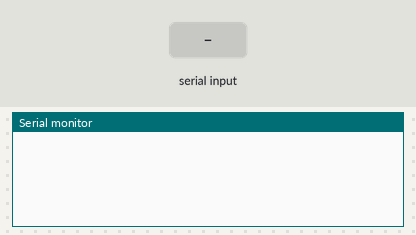
Recording of a sketch running on a simulated Arduino Mega 2560, built with avr-gcc and run on an emulated ATmega2560. Shown: the last lines printed to the serial monitor. The inputs (shaded band) are chosen by the test bench.

Above: at 1.2 s.
1.3 s: "sp" received over Serial
At 2.7 s:
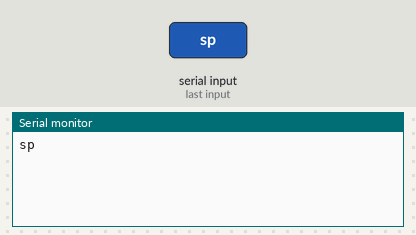
3.8 s: "gp" received over Serial
At 5.8 s:
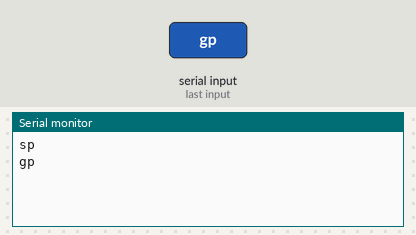
6.2 s: "sv" received over Serial
At 7.6 s:
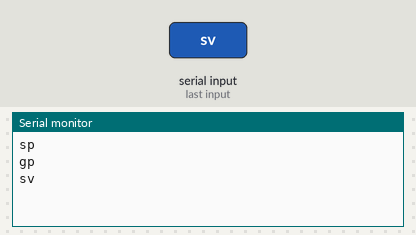
8.6 s: "sc" received over Serial
At 10.7 s:
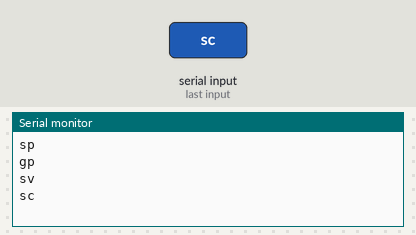
11.1 s: "90,45\n" received over Serial
At 12.6 s:
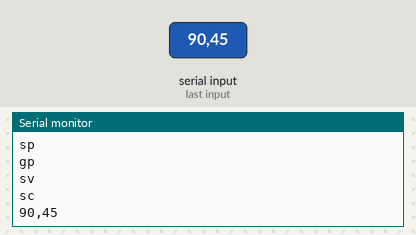
13.6 s: "0\n" received over Serial
At 15.7 s:
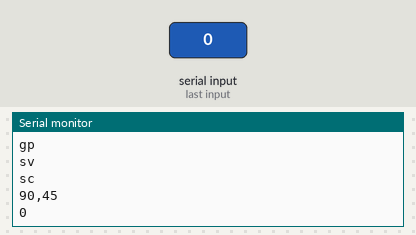

The sketch:

uart_sketch.ino
```cpp
void setup() {
  // put your setup code here, to run once:
  Serial.begin(115200);
  Serial1.begin(115200);

  setPos(0);
}


// 0x0 = set position (signed)
// 0x1 = get position
// 0x2 = set velocity (signed)
// 0x3 = get velocity
// 0x4 = set max current


int32_t setPos(int32_t pos){
  uint32_t command = 0x01; // differentiates different commands
  uint8_t buf[4];
  buf[0] = command;
  buf[1] = (pos>>16) & 0x000000FF;
  buf[2] = (pos>>8) & 0x000000FF;
  buf[3] = (pos & 0x000000FF);

  Serial1.write(buf, 4);

  return 0;
}


int32_t setVel(int32_t vel){
  uint32_t command = 0x04; // differentiates different commands
  uint8_t buf[4];
  buf[0] = command;
  buf[1] = (vel>>16) & 0x000000FF;
  buf[2] = (vel>>8) & 0x000000FF;
  buf[3] = (vel & 0x000000FF);

  Serial1.write(buf, 4);

  return 0;
}

//current range: 0-31
int32_t setCur(uint32_t cur){
  uint32_t command = 0x0F; // differentiates different commands
  uint8_t buf[4];
  buf[0] = command;
  buf[1] = 0;
  buf[2] = 0;
  buf[3] = (cur & 0x000000FF);

  Serial1.write(buf, 4);

  return 0;
}

int32_t getPos(void){
  uint8_t command = 0x02; // get position command
  uint8_t buf[4];
  buf[0] = command;
  buf[1] = 0;
  buf[2] = 0;
  buf[3] = 0;

  int8_t pos_arr[3];

  Serial1.write(buf, 4);

  // wait to receive 3 bytes of data
  while(Serial1.available() == 0);
  pos_arr[2] = Serial1.read();
//  Serial.print("1st byte");
//  Serial.println(pos_arr[2], HEX);
  while(Serial1.available() == 0);
  pos_arr[1] = Serial1.read();
//  Serial.print("2nd byte");
//  Serial.println(pos_arr[1], HEX);
  while(Serial1.available() == 0);
  pos_arr[0] = Serial1.read();
//  Serial.print("3rd byte");
//  Serial.println(pos_arr[0], HEX);

  Serial.println(pos_arr[0]);
  Serial.println(pos_arr[0]);
  Serial.println(pos_arr[0]);


  int32_t pos_val = ((pos_arr[2] << 16) & 0x00FF0000) | ((pos_arr[1] << 8) & 0x0000FF00) | ((pos_arr[2]) & 0x000000FF);

  if(pos_val & 0x00800000 != 0x0){
      pos_val |= 0xFF;
    }

  Serial.print("position ");
  Serial.println(pos_val);

  return 0;
}

int32_t getVel(void){
  uint8_t command = 0x08; // get position command
  uint32_t uart_out = ((command << 24) & 0xFF000000);

  uint8_t vel_arr[3];

  Serial1.print(uart_out);

  // wait to receive 3 bytes of data
  while(Serial1.available() == 0);
  vel_arr[2] = Serial1.read();
  while(Serial1.available() == 0);
  vel_arr[1] = Serial1.read();
  while(Serial1.available() == 0);
  vel_arr[0] = Serial1.read();

  uint32_t vel_val = (vel_arr[2] & 0x00FF0000) | (vel_arr[1] & 0x0000FF00) | (vel_arr[0] & 0x000000FF);

  //check if negative
  if((0x00800000 & vel_val)>>23){
    vel_val |= 0x80000000;
  }

  int32_t signed_vel_val = vel_val;

  Serial.println(signed_vel_val);

  return 0;
}

//current = 5 bit unsigned value
int32_t setCurrent(uint8_t current){
  uint8_t command = 0xFF; // differentiates different commands
  uint32_t uart_out = ((command << 24) & 0xFF000000) | (current & 0x0000001F);

  Serial1.print(uart_out);

  Serial.print("Set current to ");
  Serial.print(current+1);
  Serial.print("/32");

  return 0;
}


void loop() {
  // put your main code here, to run repeatedly:


  String incoming;
  String command;
  String value_str;

  while(Serial.available() == 0);
  incoming = Serial.readString();

  Serial.println(incoming);
  command = incoming.substring(0, 2);
  value_str = incoming.substring(3, incoming.length()-1);

  int32_t value = value_str.toInt();

  if(command == "sp"){
    setPos(value);
  }
  else if(command == "gp"){
//    getPos();
  }
  else if(command == "sv"){
    setVel(value);
  }
  else if(command == "sc"){
    setCur(value);
  }


//  setPos(26400);
//  delay(5000);
//  setPos(0);
//  delay(5000);
//
//    setVel(-160);
//    delay(10000);


//  delay(5000);
//  setPos(-26400);
//  delay(5000);

//  if((0x00FFFFFF & 0x00800000) >> 23){
//    Serial.println("True");
//  }
//  else{
//    Serial.println("F");
//  }


//  setPos(100);
//  for(uint32_t i=0; i<10; i++){
//    Serial.println(i);
//    Serial1.println(i);
//    delay(500);
//  }
}
```

Measured:
- after the input at 1.3 s, the serial monitor: prints a new line after 1.0 s (image 1)
- after the input at 3.8 s, the serial monitor: prints a new line after 1.0 s (image 2)
- after the input at 6.2 s, the serial monitor: prints a new line after 1.0 s (image 3)
- after the input at 8.6 s, the serial monitor: prints a new line after 1.0 s (image 4)
- after the input at 11.1 s, the serial monitor: prints a new line after 1.0 s (image 5)
- after the input at 13.6 s, the serial monitor: prints a new line after 1.0 s (image 6)
